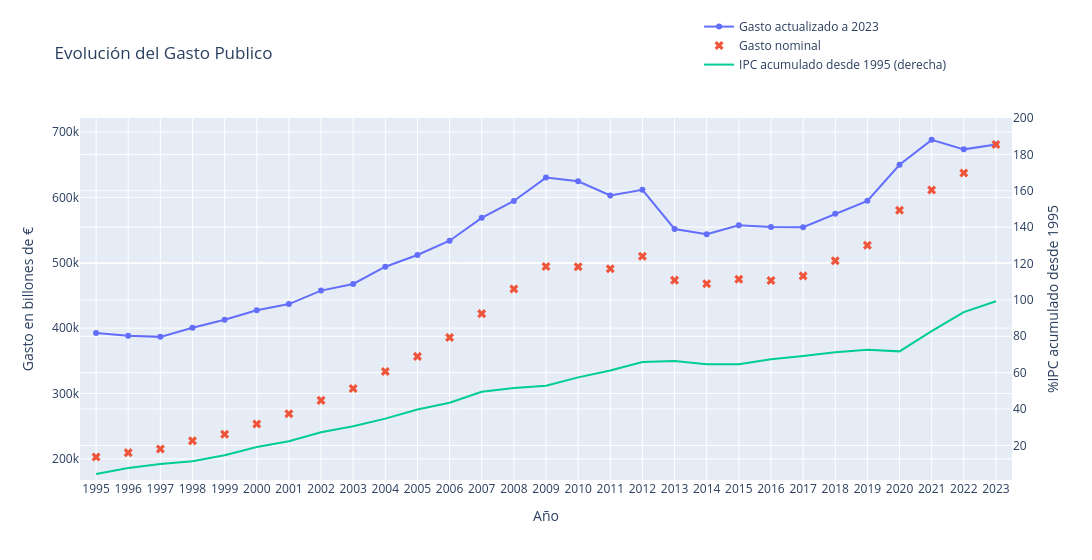

Here is the notebook cell this chart was saved with:
### Markdown cell above
## 1.2 Gastos

### Code cell
### DATOS ###
# gastos totales por anual actuaizadoa a 2023
gastos_totales = gastos_2023.groupby("Año").agg({"Millones Euros 2023":"sum"}).round(0).reset_index()

# gastos totales por anual en moneda corriente
data_1 = gastos_2023.groupby("Año").agg({"Millones Euros":"sum"}).round(0).reset_index()

# datos PIB agrupados por año
data_2 = ((valores_macro[["ipc_acum(%)"]]-1)*100).reset_index()

fig = go.Figure()
# gastos anual actualizado a 2023
fig.add_trace(go.Scatter(
    x=gastos_totales["Año"],
    y=gastos_totales["Millones Euros 2023"],
    mode="lines+markers",
    name="Gasto actualizado a 2023"
))
# gasto nominal
fig.add_trace(go.Scatter(
    x=data_1["Año"],
    y=data_1["Millones Euros"],
    mode="markers",
    marker=dict(
        color="light blue",
        symbol="x",
        size=8),   # si querés que se vea sin dejar la vista
    name="Gasto nominal"
))
# inflación acumulada
fig.add_trace(go.Scatter(
    x=data_2["Año"],
    y=data_2["ipc_acum(%)"],
    mode="lines",
    name="IPC acumulado desde 1995 (derecha)",
    yaxis="y2"
))

# Configuración del layout para eje secundario
fig.update_layout(
    title="Evolución del Gasto Publico",
    width=1300,
    xaxis=dict(
        title="Año",
        dtick=1,                        # muestra cada dato unico, fuerza a
        tickfont=dict(size=12),
        range = [1994.5, 2023.5]),
    yaxis=dict(title="Gasto en billones de €"),
    yaxis2=dict(
        title="%IPC acumulado desde 1995",
        range = [1,200],
        overlaying="y",
        side="right"),
    legend=dict(
        x=.8,
        y=1.2,
        xanchor="center",    #que punto de referencia se toma para el objeto visual
        yanchor="middle")
)
fig.show()

### Figure 1 — Plotly figure (JSON) as saved in the notebook; plotly's stock layout.template omitted (floating-point values rounded to 4 significant figures)
{"data": [{"mode": "lines+markers", "name": "Gasto actualizado a 2023", "type": "scatter", "x": [1995, 1996, 1997, 1998, 1999, 2000, 2001, 2002, 2003, 2004, 2005, 2006, 2007, 2008, 2009, 2010, 2011, 2012, 2013, 2014, 2015, 2016, 2017, 2018, 2019, 2020, 2021, 2022, 2023], "y": [392500.0, 388400.0, 386600.0, 400700.0, 412800.0, 427300.0, 436800.0, 457400.0, 467600.0, 494000.0, 511800.0, 533700.0, 568700.0, 594400.0, 630300.0, 624600.0, 602800.0, 611500.0, 551700.0, 543600.0, 557400.0, 554800.0, 554400.0, 574900.0, 594700.0, 649800.0, 688000.0, 673400.0, 681000.0]}, {"marker": {"color": "light blue", "size": 8, "symbol": "x"}, "mode": "markers", "name": "Gasto nominal", "type": "scatter", "x": [1995, 1996, 1997, 1998, 1999, 2000, 2001, 2002, 2003, 2004, 2005, 2006, 2007, 2008, 2009, 2010, 2011, 2012, 2013, 2014, 2015, 2016, 2017, 2018, 2019, 2020, 2021, 2022, 2023], "y": [203100.0, 209600.0, 215300.0, 227600.0, 237800.0, 253300.0, 269200.0, 289500.0, 307800.0, 333700.0, 356800.0, 385800.0, 422200.0, 459800.0, 494400.0, 493800.0, 490900.0, 509900.0, 473400.0, 467800.0, 474900.0, 472700.0, 479900.0, 503200.0, 526800.0, 580200.0, 611100.0, 637100.0, 681000.0]}, {"mode": "lines", "name": "IPC acumulado desde 1995 (derecha)", "type": "scatter", "x": [1995, 1996, 1997, 1998, 1999, 2000, 2001, 2002, 2003, 2004, 2005, 2006, 2007, 2008, 2009, 2010, 2011, 2012, 2013, 2014, 2015, 2016, 2017, 2018, 2019, 2020, 2021, 2022, 2023], "y": [4.3, 7.638, 9.79, 11.33, 14.56, 19.14, 22.35, 27.25, 30.56, 34.74, 39.72, 43.49, 49.52, 51.61, 52.83, 57.41, 61.19, 65.86, 66.36, 64.7, 64.7, 67.33, 69.17, 71.2, 72.57, 71.71, 82.87, 93.29, 99.29], "yaxis": "y2"}], "layout": {"legend": {"x": 0.8, "xanchor": "center", "y": 1.2, "yanchor": "middle"}, "title": {"text": "Evolución del Gasto Publico"}, "width": 1300, "xaxis": {"dtick": 1, "range": [1994.0, 2024.0], "tickfont": {"size": 12}, "title": {"text": "Año"}}, "yaxis": {"title": {"text": "Gasto en billones de €"}}, "yaxis2": {"overlaying": "y", "range": [1, 200], "side": "right", "title": {"text": "%IPC acumulado desde 1995"}}}}
